Frame 1 (no input): blank canvas, image omitted
Frame 60 (the mouse pressed at the canvas centre just before this capture): blank canvas, image omitted
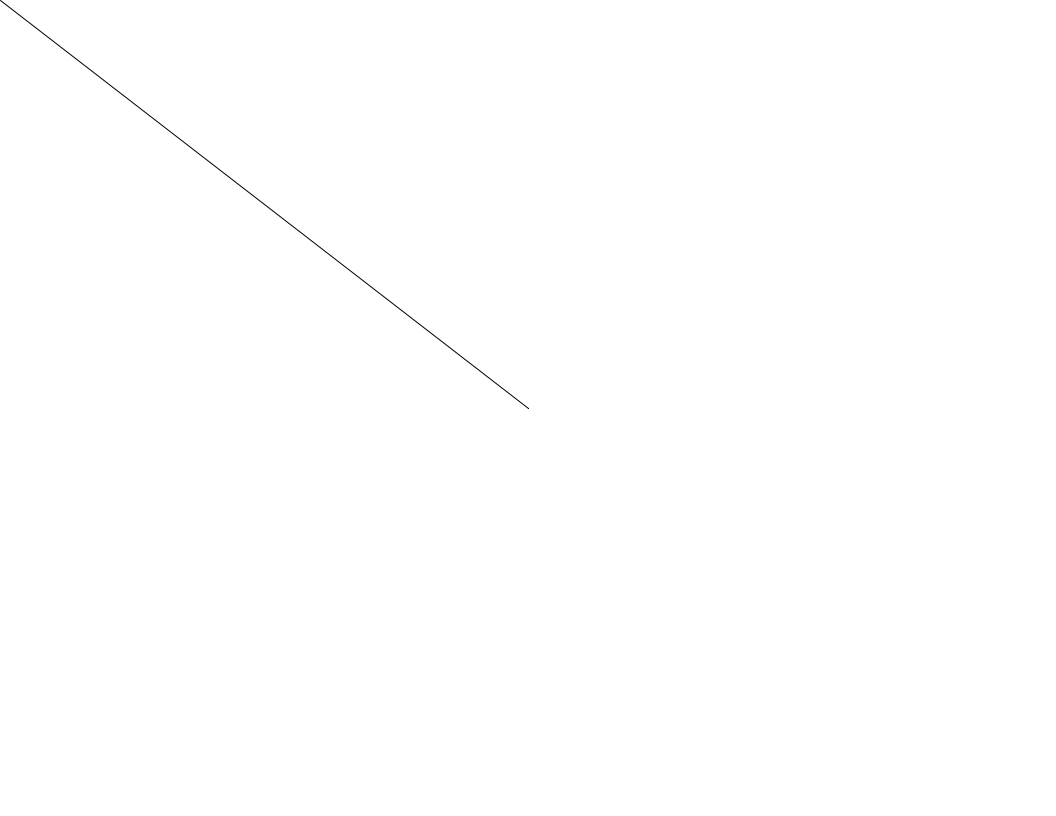
Frame 120 (the mouse held since frame 60 and released just before this capture)

The Processing sketch whose frames 1 and 60 were blank and that drew this single picture after the mouse press (run headless with seeded random() and noise(); from frame 60 on, the mouse is pressed at the canvas centre):

// Processing sketch: simple_marks
// ── simple_marks.pde
/**
 * Continuous Lines. 
 * 
 * Click and drag the mouse to draw a line. 
 */

void setup() {
   size(1056,816);
  background(255);
}

void draw() {
  stroke(0);
  if (mousePressed == true) {
    line(mouseX, mouseY, pmouseX, pmouseY);
  }
}
